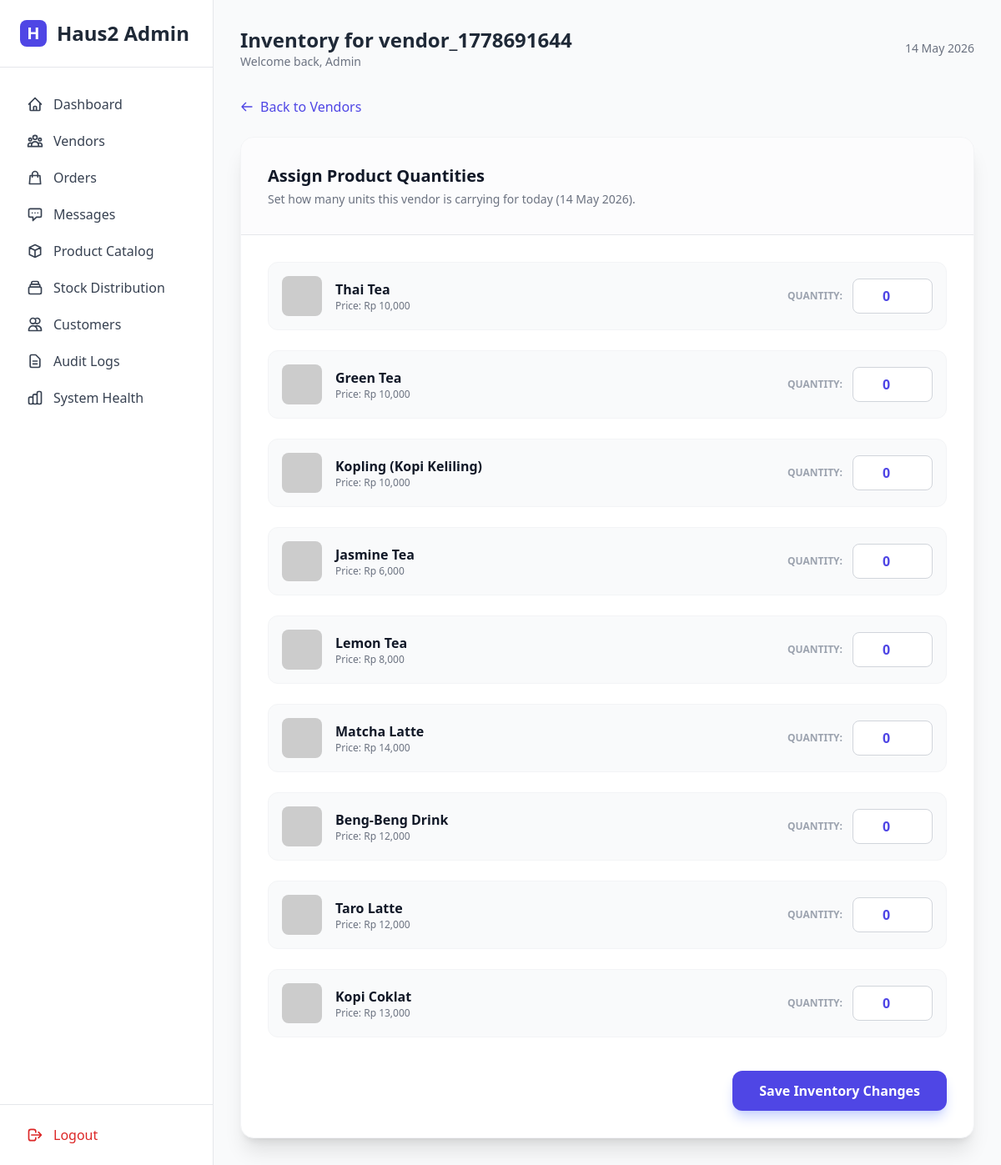
Screenshot of /web-admin/vendors/32/stock (signed in) with the database file from the repository.
### app/models.py (models this page shows, shortened)
class User(db.Model, SerializerMixin):
    __tablename__ = 'users'
    id = db.Column(db.Integer, primary_key=True)
    username = db.Column(db.String(80), unique=True, nullable=False)
    password_hash = db.Column(db.String(128), nullable=False)
    role = db.Column(db.String(20), nullable=False) # admin, vendor, customer
    is_verified = db.Column(db.Boolean, default=False) # For Vendor KYC
    ktp_image_url = db.Column(db.String(255), nullable=True)
    store_image_url = db.Column(db.String(255), nullable=True)
    failed_login_attempts = db.Column(db.Integer, default=0)
    locked_until = db.Column(db.DateTime, nullable=True)
    latitude = db.Column(db.Float, nullable=True)
    longitude = db.Column(db.Float, nullable=True)
    is_active = db.Column(db.Boolean, default=True) # Toggle for vendors
    fcm_token = db.Column(db.String(255), nullable=True)
    created_at = db.Column(db.DateTime, default=lambda: datetime.now(timezone.utc))
    serialize_only = ('id', 'username', 'role', 'is_verified', 'latitude', 'longitude', 'is_active', 'created_at')

class Product(db.Model, SerializerMixin):
    __tablename__ = 'products'
    id = db.Column(db.Integer, primary_key=True)
    name = db.Column(db.String(100), nullable=False)
    description = db.Column(db.Text, nullable=True)
    price = db.Column(db.Integer, nullable=False) # In IDR
    image_url = db.Column(db.String(255), nullable=True)
    stocks = db.relationship('DailyStock', backref='product', cascade='all, delete-orphan', lazy=True)
    order_items = db.relationship('OrderItem', backref='product', cascade='all, delete-orphan', lazy=True)
    serialize_only = ('id', 'name', 'description', 'price', 'image_url')

### app/web_admin.py (the view, shortened to what this page needs)
@web_admin_bp.route('/vendors/<int:vendor_id>/stock', methods=['GET', 'POST'])
def update_vendor_stock(vendor_id):
    if 'admin_id' not in session:
        return redirect(url_for(LOGIN_ROUTE))
    vendor = User.query.get_or_404(vendor_id)
    if vendor.role != 'vendor':
        flash('User is not a vendor')
        return redirect(url_for('web_admin.vendors'))
    from .models import DailyStock
    today = datetime.now(timezone.utc).date()
    stocks = DailyStock.query.filter_by(vendor_id=vendor_id, date=today).all()
    current_stocks = {s.product_id: s.quantity for s in stocks}
    all_products = Product.query.all()
    return render_template('admin/vendor_stock.html', vendor=vendor, products=all_products, current_stocks=current_stocks)

### app/web_admin.py (called while the page is built)
@web_admin_bp.context_processor
def inject_globals():
    try:
        pending_vendors = User.query.filter_by(role='vendor', is_verified=False).count()
        unread_messages = 0
        admin_id = session.get('admin_id')
        if admin_id:
            unread_messages = ChatMessage.query.filter_by(receiver_id=admin_id, is_read=False).count()
        return {
            'now': datetime.now(timezone.utc),
            'pending_vendor_count': pending_vendors,
            'unread_msg_count': unread_messages
        }
    except:
        return {'now': datetime.now(), 'pending_vendor_count': 0, 'unread_msg_count': 0}

### app/templates/admin/vendor_stock.html (shortened to what this page needs)
{% extends "base.html" %}
{% block header_title %}Inventory for {{ vendor.username }}{% endblock %}
{% block content %}
<div class="max-w-4xl mx-auto">
    <div class="mb-6">
        <a href="{{ url_for('web_admin.vendors') }}" class="text-indigo-600 hover:text-indigo-800 flex items-center font-medium">
            <svg class="w-4 h-4 mr-2" fill="none" stroke="currentColor" viewBox="0 0 24 24"><path stroke-linecap="round" stroke-linejoin="round" stroke-width="2" d="M10 19l-7-7m0 0l7-7m-7 7h18"></path></svg>
            Back to Vendors
        </a>
    </div>
    <div class="bg-white shadow-xl rounded-2xl overflow-hidden border border-gray-100">
        <div class="p-8 border-b bg-gray-50/50">
            <h3 class="text-xl font-bold text-gray-900">Assign Product Quantities</h3>
            <p class="text-sm text-gray-500 mt-1">Set how many units this vendor is carrying for today ({{ now.strftime('%d %b %Y') }}).</p>
        </div>
        <form action="{{ url_for('web_admin.update_vendor_stock', vendor_id=vendor.id) }}" method="POST" class="p-8">
            <div class="space-y-6">
                {% for product in products %}
                <div class="flex items-center justify-between p-4 bg-gray-50 rounded-xl border border-gray-100 transition-all hover:border-indigo-200">
                    <div class="flex items-center">
                        <img src="{{ product.image_url or 'https://via.placeholder.com/50' }}" class="h-12 w-12 rounded-lg object-cover mr-4">
                        <div>
                            <p class="font-bold text-gray-900">{{ product.name }}</p>
                            <p class="text-xs text-gray-500">Price: Rp {{ "{:,}".format(product.price) }}</p>
                        </div>
                    </div>
                    <div class="flex items-center space-x-3">
                        <label class="text-xs font-bold text-gray-400 uppercase">Quantity:</label>
                        <input type="number"
                               name="stock_{{ product.id }}"
                               value="{{ current_stocks.get(product.id, 0) }}"
                               min="0"
                               class="w-24 px-3 py-2 border border-gray-300 rounded-lg focus:ring-2 focus:ring-indigo-500 outline-none text-center font-bold text-indigo-600">
                    </div>
                </div>
                {% endfor %}
            </div>
            <div class="mt-10 flex justify-end">
                <button type="submit" class="bg-indigo-600 text-white px-8 py-3 rounded-xl font-bold hover:bg-indigo-700 shadow-lg shadow-indigo-200 transition-all active:scale-95">
                    Save Inventory Changes
                </button>
            </div>
        </form>
    </div>
</div>
{% endblock %}

### rows the page displays
User: username "vendor_1778691644"
Product: name "Thai Tea", price "10,000", get "0"
Product: name "Green Tea", price "10,000", get "0"
Product: name "Kopling (Kopi Keliling)", price "10,000", get "0"
Product: name "Jasmine Tea", price "6,000", get "0"
Product: name "Lemon Tea", price "8,000", get "0"
Product: name "Matcha Latte", price "14,000", get "0"
Product: name "Beng-Beng Drink", price "12,000", get "0"
Product: name "Taro Latte", price "12,000", get "0"
Product: name "Kopi Coklat", price "13,000", get "0"
